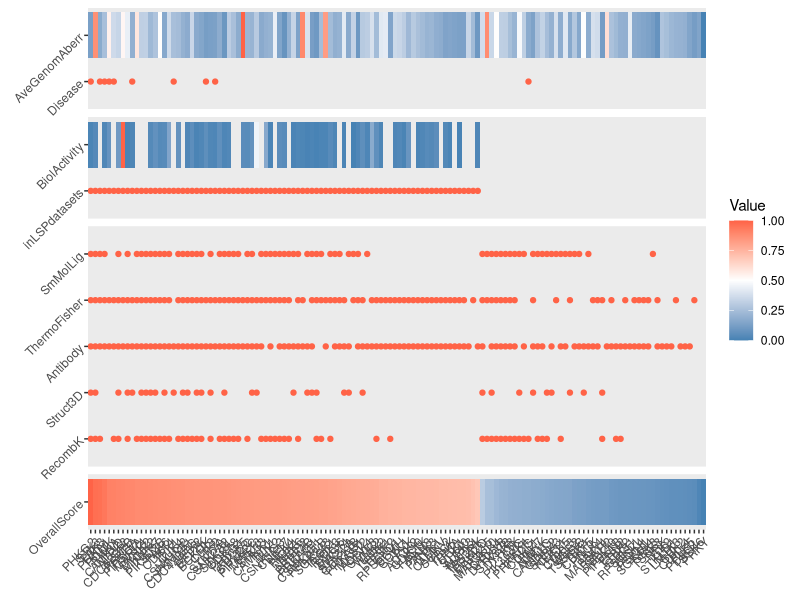

Source code (R):
## plot.R - plots the results in the summary.tsv table
##
## by Artem Sokolov, et al.

library( dplyr )
library( reshape2 )
library( ggplot2 )

## Converts character { "", "Y" } to numeric {NA, 1}
yesno2int <- function(v) { ifelse( v == "Y", 1, NA ) }

## Maps Source to Panel
source2panel <- function(v)
{
    c( inLSPdatasets = "Expr", RecombK = "Info", Disease = "Disease", Struct3D = "Info",
      Antibody = "Info", ThermoFisher = "Info", SmMolLig = "Info", AveGenomAberr = "Disease",
      BiolActivity = "Expr", OverallScore = "Total" )[v]
}

## Scales the values to be between 0 and 1
valnorm <- function( v )
{ (v - min( v, na.rm=TRUE )) / diff( range( v, na.rm=TRUE ) ) }

## Load the summary table
X <- read.delim( "summary.tsv", as.is=TRUE ) %>%
    select( -(2:4), -12 ) %>%
    mutate_each( funs( yesno2int ), 2:8 ) %>%
    mutate( OverallScore = valnorm(OverallScore),
           Kinase = factor(Kinase, levels=Kinase) ) %>%
    rename( AveGenomAberr = AveGenomAberr_Norm,
           BiolActivity = BiolActivity_Norm ) %>%
    melt( "Kinase", variable.name = "Source", value.name = "Value" ) %>%
    na.omit() %>%
    mutate( Panel = source2panel(Source),
           Type = ifelse( Source %in% c("AveGenomAberr","BiolActivity","OverallScore"), "RV", "Binary" ) )

    

## Make the summary plot
g <- ggplot( X, aes( x = Kinase, y = Source ) ) +
    geom_point( data = subset(X, Type=="Binary"), color = "tomato" ) +
    geom_tile( data = subset(X, Type=="RV"), aes( fill = Value ) ) +
    facet_grid( Panel ~ ., scales = "free", space = "free" ) +
    scale_x_discrete( limits = levels(X$Kinase) ) +
    scale_fill_gradient2( high = "tomato", low = "steelblue", midpoint = 0.5, mid = "white" ) +
    theme( axis.title.x = element_blank(),
          axis.title.y = element_blank(),
          strip.text.y = element_blank(),
          axis.text.x = element_text(angle=45, hjust=1),
          axis.text.y = element_text(angle=45, hjust=1),
          panel.grid.major = element_blank(),
          panel.grid.minor = element_blank() )

ggsave( "summary.pdf", g, width=20, height=3 )

